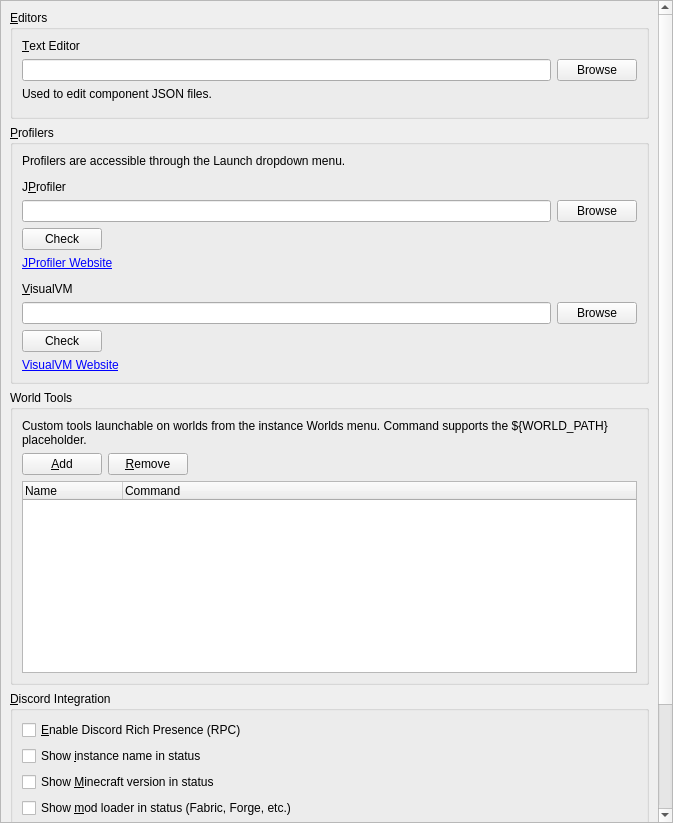
<?xml version="1.0" encoding="UTF-8"?>
<ui version="4.0">
 <class>ExternalToolsPage</class>
 <widget class="QWidget" name="ExternalToolsPage">
  <property name="geometry">
   <rect>
    <x>0</x>
    <y>0</y>
    <width>673</width>
    <height>823</height>
   </rect>
  </property>
  <layout class="QVBoxLayout" name="verticalLayout">
   <property name="leftMargin">
    <number>0</number>
   </property>
   <property name="topMargin">
    <number>0</number>
   </property>
   <property name="rightMargin">
    <number>0</number>
   </property>
   <property name="bottomMargin">
    <number>0</number>
   </property>
   <item>
    <widget class="QScrollArea" name="scrollArea">
     <property name="widgetResizable">
      <bool>true</bool>
     </property>
     <widget class="QWidget" name="scrollAreaWidgetContents_2">
      <property name="geometry">
       <rect>
        <x>0</x>
        <y>0</y>
        <width>657</width>
        <height>867</height>
       </rect>
      </property>
      <layout class="QVBoxLayout" name="verticalLayout_3">
       <item>
        <widget class="QGroupBox" name="editorsBox">
         <property name="title">
          <string>&amp;Editors</string>
         </property>
         <layout class="QVBoxLayout" name="verticalLayout_2">
          <item>
           <widget class="QLabel" name="label_3">
            <property name="text">
             <string>&amp;Text Editor</string>
            </property>
            <property name="buddy">
             <cstring>jsonEditorTextBox</cstring>
            </property>
           </widget>
          </item>
          <item>
           <layout class="QHBoxLayout" name="horizontalLayout">
            <item>
             <widget class="QLineEdit" name="jsonEditorTextBox"/>
            </item>
            <item>
             <widget class="QPushButton" name="jsonEditorBrowseBtn">
              <property name="text">
               <string>Browse</string>
              </property>
             </widget>
            </item>
           </layout>
          </item>
          <item>
           <widget class="QLabel" name="label_4">
            <property name="text">
             <string>Used to edit component JSON files.</string>
            </property>
           </widget>
          </item>
          <item>
           <spacer name="verticalSpacer_7">
            <property name="orientation">
             <enum>Qt::Vertical</enum>
            </property>
            <property name="sizeType">
             <enum>QSizePolicy::Fixed</enum>
            </property>
            <property name="sizeHint" stdset="0">
             <size>
              <width>0</width>
              <height>6</height>
             </size>
            </property>
           </spacer>
          </item>
         </layout>
        </widget>
       </item>
       <item>
        <widget class="QGroupBox" name="profilersBox">
         <property name="title">
          <string>&amp;Profilers</string>
         </property>
         <layout class="QVBoxLayout" name="verticalLayout_4">
          <item>
           <widget class="QLabel" name="labelJsonEditor">
            <property name="text">
             <string>Profilers are accessible through the Launch dropdown menu.</string>
            </property>
            <property name="buddy">
             <cstring>jsonEditorTextBox</cstring>
            </property>
           </widget>
          </item>
          <item>
           <spacer name="verticalSpacer_9">
            <property name="orientation">
             <enum>Qt::Vertical</enum>
            </property>
            <property name="sizeType">
             <enum>QSizePolicy::Fixed</enum>
            </property>
            <property name="sizeHint" stdset="0">
             <size>
              <width>0</width>
              <height>6</height>
             </size>
            </property>
           </spacer>
          </item>
          <item>
           <widget class="QLabel" name="label">
            <property name="text">
             <string>J&amp;Profiler</string>
            </property>
            <property name="buddy">
             <cstring>jprofilerPathEdit</cstring>
            </property>
           </widget>
          </item>
          <item>
           <layout class="QHBoxLayout" name="horizontalLayout_4">
            <item>
             <widget class="QLineEdit" name="jprofilerPathEdit"/>
            </item>
            <item>
             <widget class="QPushButton" name="jprofilerPathBtn">
              <property name="text">
               <string>Browse</string>
              </property>
             </widget>
            </item>
           </layout>
          </item>
          <item>
           <widget class="QPushButton" name="jprofilerCheckBtn">
            <property name="sizePolicy">
             <sizepolicy hsizetype="Maximum" vsizetype="Fixed">
              <horstretch>0</horstretch>
              <verstretch>0</verstretch>
             </sizepolicy>
            </property>
            <property name="text">
             <string>Check</string>
            </property>
           </widget>
          </item>
          <item>
           <widget class="QLabel" name="jprofilerLink">
            <property name="text">
             <string notr="true">&lt;html&gt;&lt;head/&gt;&lt;body&gt;&lt;p&gt;&lt;a href=&quot;https://www.ej-technologies.com/products/jprofiler/overview.html&quot;&gt;JProfiler Website&lt;/a&gt;&lt;/p&gt;&lt;/body&gt;&lt;/html&gt;</string>
            </property>
           </widget>
          </item>
          <item>
           <spacer name="verticalSpacer_8">
            <property name="orientation">
             <enum>Qt::Vertical</enum>
            </property>
            <property name="sizeType">
             <enum>QSizePolicy::Fixed</enum>
            </property>
            <property name="sizeHint" stdset="0">
             <size>
              <width>0</width>
              <height>6</height>
             </size>
            </property>
           </spacer>
          </item>
          <item>
           <widget class="QLabel" name="label_2">
            <property name="text">
             <string>&amp;VisualVM</string>
            </property>
            <property name="buddy">
             <cstring>jvisualvmPathEdit</cstring>
            </property>
           </widget>
          </item>
          <item>
           <layout class="QHBoxLayout" name="horizontalLayout_5">
            <item>
             <widget class="QLineEdit" name="jvisualvmPathEdit"/>
            </item>
            <item>
             <widget class="QPushButton" name="jvisualvmPathBtn">
              <property name="text">
               <string>Browse</string>
              </property>
             </widget>
            </item>
           </layout>
          </item>
          <item>
           <widget class="QPushButton" name="jvisualvmCheckBtn">
            <property name="sizePolicy">
             <sizepolicy hsizetype="Maximum" vsizetype="Fixed">
              <horstretch>0</horstretch>
              <verstretch>0</verstretch>
             </sizepolicy>
            </property>
            <property name="text">
             <string>Check</string>
            </property>
           </widget>
          </item>
          <item>
           <widget class="QLabel" name="jvisualvmLink">
            <property name="text">
             <string notr="true">&lt;html&gt;&lt;head/&gt;&lt;body&gt;&lt;p&gt;&lt;a href=&quot;https://visualvm.github.io/&quot;&gt;VisualVM Website&lt;/a&gt;&lt;/p&gt;&lt;/body&gt;&lt;/html&gt;</string>
            </property>
           </widget>
          </item>
         </layout>
        </widget>
       </item>
       <item>
        <widget class="QGroupBox" name="worldToolsBox">
         <property name="title">
          <string>World Tools</string>
         </property>
         <layout class="QVBoxLayout" name="verticalLayout_5">
          <item>
           <widget class="QLabel" name="worldToolsHint">
            <property name="text">
             <string>Custom tools launchable on worlds from the instance Worlds menu. Command supports the ${WORLD_PATH} placeholder.</string>
            </property>
            <property name="wordWrap">
             <bool>true</bool>
            </property>
           </widget>
          </item>
          <item>
           <layout class="QHBoxLayout" name="horizontalLayout_7">
            <item>
             <widget class="QPushButton" name="worldToolAddBtn">
              <property name="text">
               <string>&amp;Add</string>
              </property>
             </widget>
            </item>
            <item>
             <widget class="QPushButton" name="worldToolRemoveBtn">
              <property name="text">
               <string>&amp;Remove</string>
              </property>
             </widget>
            </item>
            <item>
             <spacer name="horizontalSpacer">
              <property name="orientation">
               <enum>Qt::Horizontal</enum>
              </property>
              <property name="sizeHint" stdset="0">
               <size>
                <width>40</width>
                <height>20</height>
               </size>
              </property>
             </spacer>
            </item>
           </layout>
          </item>
          <item>
           <widget class="QTreeWidget" name="worldToolTree">
            <property name="minimumSize">
             <size>
              <width>0</width>
              <height>120</height>
             </size>
            </property>
            <property name="alternatingRowColors">
             <bool>true</bool>
            </property>
            <property name="selectionMode">
             <enum>QAbstractItemView::ExtendedSelection</enum>
            </property>
            <property name="rootIsDecorated">
             <bool>false</bool>
            </property>
            <property name="itemsExpandable">
             <bool>false</bool>
            </property>
            <property name="animated">
             <bool>true</bool>
            </property>
            <property name="expandsOnDoubleClick">
             <bool>false</bool>
            </property>
            <column>
             <property name="text">
              <string>Name</string>
             </property>
            </column>
            <column>
             <property name="text">
              <string>Command</string>
             </property>
            </column>
            <column>
             <property name="text">
              <string notr="true"/>
             </property>
            </column>
           </widget>
          </item>
         </layout>
        </widget>
       </item>
       <item>
        <widget class="QGroupBox" name="discordBox">
         <property name="title">
          <string>&amp;Discord Integration</string>
         </property>
         <layout class="QVBoxLayout" name="verticalLayout_discord">
          <item>
           <widget class="QCheckBox" name="discordRPCEnableCheck">
            <property name="text">
             <string>&amp;Enable Discord Rich Presence (RPC)</string>
            </property>
           </widget>
          </item>
          <item>
           <widget class="QCheckBox" name="discordShowInstanceNameCheck">
            <property name="text">
             <string>Show &amp;instance name in status</string>
            </property>
           </widget>
          </item>
          <item>
           <widget class="QCheckBox" name="discordShowVersionCheck">
            <property name="text">
             <string>Show &amp;Minecraft version in status</string>
            </property>
           </widget>
          </item>
          <item>
           <widget class="QCheckBox" name="discordShowLoaderCheck">
            <property name="text">
             <string>Show &amp;mod loader in status (Fabric, Forge, etc.)</string>
            </property>
           </widget>
          </item>
          <item>
           <widget class="QCheckBox" name="discordShowGameStateCheck">
            <property name="text">
             <string>Show &amp;in-game status (Main Menu, Singleplayer, Multiplayer)</string>
            </property>
           </widget>
          </item>
          <item>
           <widget class="QCheckBox" name="discordShowServerAddressCheck">
            <property name="text">
             <string>Show &amp;server address in multiplayer status</string>
            </property>
           </widget>
          </item>
          <item>
           <widget class="QCheckBox" name="discordProcessDetectionCheck">
            <property name="text">
             <string>Enable &amp;process detection helper (-DAllowMcDiscordDetection)</string>
            </property>
           </widget>
          </item>
          <item>
           <layout class="QHBoxLayout" name="horizontalLayout_discordAppId">
            <item>
             <widget class="QLabel" name="discordClientIDLabel">
              <property name="text">
               <string>Application &amp;ID:</string>
              </property>
              <property name="buddy">
               <cstring>discordClientIDEdit</cstring>
              </property>
             </widget>
            </item>
            <item>
             <widget class="QLineEdit" name="discordClientIDEdit">
              <property name="placeholderText">
               <string>1402418491272986635</string>
              </property>
             </widget>
            </item>
            <item>
             <widget class="QPushButton" name="discordResetClientIDBtn">
              <property name="text">
               <string>&amp;Reset to Default</string>
              </property>
             </widget>
            </item>
           </layout>
          </item>
         </layout>
        </widget>
       </item>
       <item>
        <spacer name="verticalSpacer">
         <property name="orientation">
          <enum>Qt::Vertical</enum>
         </property>
         <property name="sizeHint" stdset="0">
          <size>
           <width>0</width>
           <height>0</height>
          </size>
         </property>
        </spacer>
       </item>
      </layout>
     </widget>
    </widget>
   </item>
  </layout>
 </widget>
 <resources/>
 <connections/>
</ui>
